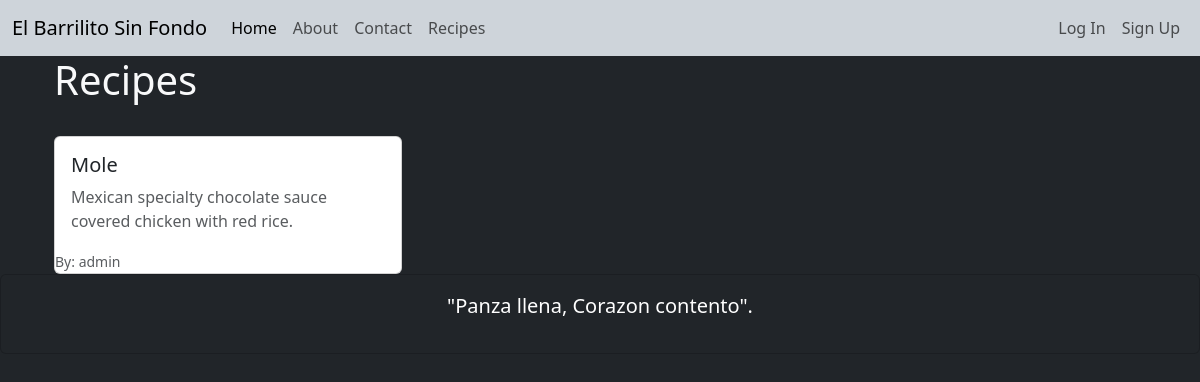
Screenshot of /recipe/ with the database file from the repository.
### recipes/models.py (models this page shows, shortened)
class Recipe(models.Model):
    STATUS_CHOICES = [
        ('draft','Draft'),
        ('published', 'Published'),
    ]
    title= models.CharField(max_length=200)
    slug= models.SlugField(max_length=200, unique=True, blank=True)
    description = models.TextField()
    instructions = models.TextField()
    prep_time = models.PositiveIntegerField(help_text="Time in minutes")
    cook_time = models.PositiveIntegerField(help_text="Time in minutes")
    servings = models.PositiveIntegerField(default=2)
    image = models.ImageField(
        upload_to=recipe_image_path,
        blank=True,
        null=True
    )
    author = models.ForeignKey(
        User,
        on_delete=models.CASCADE,
        related_name="recipes"
    )
    category = models.ForeignKey(
        Category,
        on_delete=models.SET_NULL,
        null=True,
        blank=True,
        related_name='recipes'
    )
    ingredients = models.ManyToManyField(
        Ingredient,
        through='RecipeIngredient',
        related_name='recipes'
    )
    status = models.CharField(
        max_length=10,
        choices=STATUS_CHOICES,
        default='draft'
    )
    created_at = models.DateTimeField(auto_now_add=True)
    updated_at = models.DateTimeField(auto_now=True)
    class Meta:
        verbose_name = 'Recipe'
        verbose_name_plural = 'Recipes'
        ordering = ['-created_at']

### recipes/views.py (the view)
# urls.py: path('', RecipeListView.as_view(), name='recipe_list'),
class RecipeListView(ListView):
    model = Recipe
    template_name = 'recipes/list.html'
    context_object_name = 'recipes'
    paginate_by = 9
    def get_queryset(self):
        return Recipe.objects.filter(status= 'published').select_related('author', 'category')

### templates/recipes/list.html (shortened to what this page needs)
{% extends 'base.html' %}
{% block content %}
    <div class="container md-4">
        <div class="d-flex justify-content-between align-items-center mb-4">
            <h1>Recipes</h1>
        </div>
        <div class="row row-cols-1 row-cols-md-3 g-4">
            {% for recipe in recipes %}
                <div class="col">
                    <div class="card h-100">
                        <div class="card-body">
                            <h5 class="card-title">{{ recipe.title }}</h5>
                            <p class="card-text text-muted">
                                {{ recipe.description|truncatewords:15 }}
                            </p>
                        </div>
                        <div>
                            <small class="text-muted">By: {{ recipe.author.username }}</small>
                        </div>
                    </div>
                </div>
                {% empty %}
                <p class="text-muted">No recipes yet.</p>
            {% endfor %}
        </div>
    </div>
{% endblock %}

### rows the page displays
Recipe: title "Mole", description "Mexican specialty chocolate sauce covered chicken with red rice.", author.username "admin"
